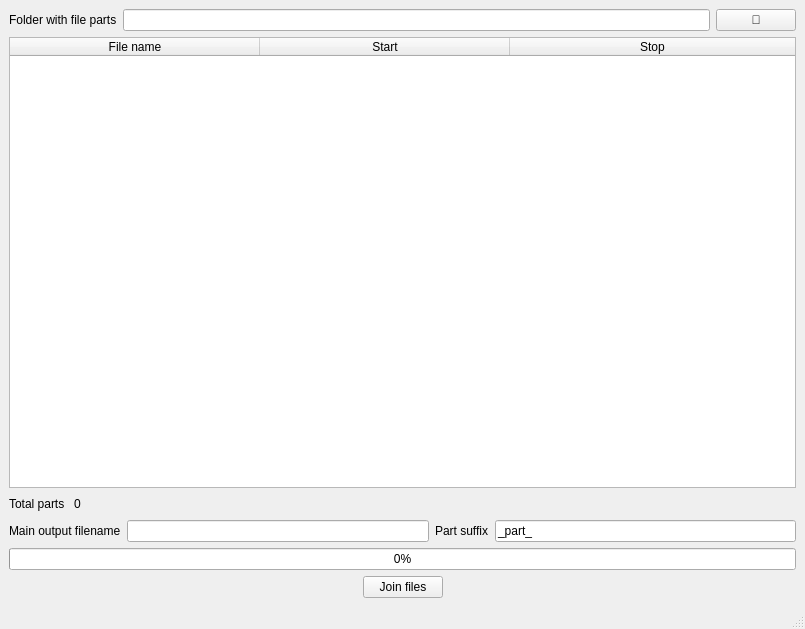
<?xml version="1.0" encoding="UTF-8"?>
<ui version="4.0">
 <class>MainWindow</class>
 <widget class="QMainWindow" name="MainWindow">
  <property name="windowModality">
   <enum>Qt::ApplicationModal</enum>
  </property>
  <property name="geometry">
   <rect>
    <x>0</x>
    <y>0</y>
    <width>805</width>
    <height>629</height>
   </rect>
  </property>
  <property name="windowTitle">
   <string>MainWindow</string>
  </property>
  <widget class="QWidget" name="centralwidget">
   <layout class="QVBoxLayout" name="verticalLayout_2">
    <item>
     <layout class="QHBoxLayout" name="horizontalLayout">
      <item>
       <widget class="QLabel" name="label">
        <property name="text">
         <string>Folder with file parts</string>
        </property>
       </widget>
      </item>
      <item>
       <widget class="QLineEdit" name="leFolderPath">
        <property name="readOnly">
         <bool>true</bool>
        </property>
       </widget>
      </item>
      <item>
       <widget class="QPushButton" name="pbOpenFolder">
        <property name="text">
         <string>📂</string>
        </property>
       </widget>
      </item>
     </layout>
    </item>
    <item>
     <widget class="QTableWidget" name="tGrid">
      <attribute name="horizontalHeaderDefaultSectionSize">
       <number>250</number>
      </attribute>
      <attribute name="horizontalHeaderStretchLastSection">
       <bool>true</bool>
      </attribute>
      <column>
       <property name="text">
        <string>File name</string>
       </property>
      </column>
      <column>
       <property name="text">
        <string>Start</string>
       </property>
      </column>
      <column>
       <property name="text">
        <string>Stop</string>
       </property>
      </column>
     </widget>
    </item>
    <item>
     <layout class="QHBoxLayout" name="horizontalLayout_2">
      <item>
       <widget class="QLabel" name="label_2">
        <property name="text">
         <string>Total parts </string>
        </property>
       </widget>
      </item>
      <item>
       <widget class="QLabel" name="lPartsCount">
        <property name="text">
         <string>0</string>
        </property>
       </widget>
      </item>
      <item>
       <spacer name="horizontalSpacer">
        <property name="orientation">
         <enum>Qt::Horizontal</enum>
        </property>
        <property name="sizeHint" stdset="0">
         <size>
          <width>40</width>
          <height>20</height>
         </size>
        </property>
       </spacer>
      </item>
     </layout>
    </item>
    <item>
     <layout class="QHBoxLayout" name="horizontalLayout_5">
      <item>
       <widget class="QLabel" name="label_3">
        <property name="text">
         <string>Main output filename</string>
        </property>
       </widget>
      </item>
      <item>
       <widget class="QLineEdit" name="eExportFileName"/>
      </item>
      <item>
       <widget class="QLabel" name="label_4">
        <property name="text">
         <string>Part suffix</string>
        </property>
       </widget>
      </item>
      <item>
       <widget class="QLineEdit" name="ePartSuffix">
        <property name="text">
         <string>_part_</string>
        </property>
       </widget>
      </item>
     </layout>
    </item>
    <item>
     <layout class="QVBoxLayout" name="verticalLayout">
      <item>
       <widget class="QProgressBar" name="pbProcessStatus">
        <property name="value">
         <number>0</number>
        </property>
       </widget>
      </item>
     </layout>
    </item>
    <item>
     <layout class="QHBoxLayout" name="horizontalLayout_3">
      <item>
       <spacer name="horizontalSpacer_4">
        <property name="orientation">
         <enum>Qt::Horizontal</enum>
        </property>
        <property name="sizeHint" stdset="0">
         <size>
          <width>40</width>
          <height>20</height>
         </size>
        </property>
       </spacer>
      </item>
      <item>
       <widget class="QPushButton" name="bStartProcess">
        <property name="text">
         <string>Join files</string>
        </property>
       </widget>
      </item>
      <item>
       <spacer name="horizontalSpacer_3">
        <property name="orientation">
         <enum>Qt::Horizontal</enum>
        </property>
        <property name="sizeHint" stdset="0">
         <size>
          <width>40</width>
          <height>20</height>
         </size>
        </property>
       </spacer>
      </item>
     </layout>
    </item>
   </layout>
  </widget>
  <widget class="QMenuBar" name="menubar">
   <property name="geometry">
    <rect>
     <x>0</x>
     <y>0</y>
     <width>805</width>
     <height>22</height>
    </rect>
   </property>
  </widget>
  <widget class="QStatusBar" name="statusBar">
   <property name="enabled">
    <bool>true</bool>
   </property>
  </widget>
 </widget>
 <resources/>
 <connections/>
</ui>
